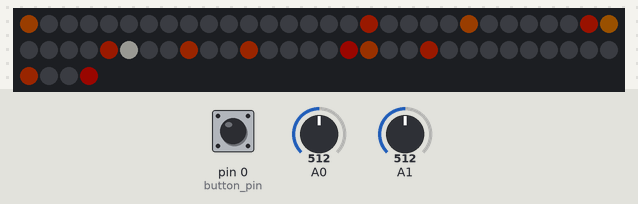
Simulated run of this sketch. Board: Teensy 3. Parts: 64 RGB LEDs in strip order, left to right, continuing on the next row. The inputs (shaded band) are chosen by the test bench; at power-on: pin 0 (button_pin) HIGH, A0 = 512, A1 = 512. Dim RGB values are drawn brighter than linear; random numbers use the default seed unless the sketch sets one; what the sketch prints to the serial monitor is not drawn.

1.3 s: pin 0 (button_pin) pulled LOW for 0.15 s
2.0 s: pin 0 (button_pin) pulled LOW for 1 s
4.5 s: pin 0 (button_pin) pulled LOW for 0.15 s
Above: at 5.9 s.
Timing chart, 0 to 7.5 s (numbered marks = the images above; inputs shaded):
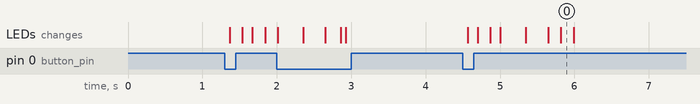

The sketch:

Class_3-firework_animation.ino
```cpp
/*
  draw a lil firework

  1 press button dot goes up
  2 dot turns to bitmap
  3 bitmap is stepped through, as in 0 1 2 3


*/

//This first block is all copy-paste and can be left alone except for brightness it just sets up the library

//led biz begin
#include <WS2812Serial.h>
//we'll be using the Teensy audio library and it doesn't play nicely with neopixels.h or fastled
// so Paul of PJRC made this much more efficient version
const int num_of_leds = 64;
const int pin = 5; // only these pins can be used on the Teensy 3.2:  1, 5, 8, 10, 31
byte drawingMemory[num_of_leds * 3];       //  3 bytes per LED
DMAMEM byte displayMemory[num_of_leds * 12]; // 12 bytes per LED
WS2812Serial leds(num_of_leds, displayMemory, drawingMemory, pin, WS2812_GRB);

//1.0 is VERY bright if you're powering it off of 5V
// this needs to be declared and set to something >0 for the LEDs to work
float max_brightness = 0.1;
//led biz end

unsigned long current_time;
unsigned long prev[8]; //array of 8 variables named "prev"
int shift;
float set_hue;
int xy_sel;
int xy_count;
int x_pot;
int y_pot;
int a1[8] = {10, 20, 30, 40, 50, 60, 70, 80};
int rainbow1;
int test2;

int bitmap1[8][8] = {
  {0, 0, 0, 0, 0, 0, 0, 0},
  {0, 0, 0, 0, 0, 0, 0, 0},
  {0, 0, 0, 0, 0, 0, 0, 0},
  {0, 0, 0, 0, 0, 0, 0, 0},
  {0, 0, 0, 0, 0, 0, 0, 0},
  {0, 0, 0, 0, 0, 0, 0, 0},
  {0, 0, 0, 0, 0, 0, 0, 0},
  {0, 0, 0, 0, 0, 0, 0, 0},
};
int button_pin = 0;
int button_read;
int prev_button_read;
int mode = 0;
int dot_position = 0;
int dot_xy;
int expolosion_timeout;

void setup() {
  leds.begin(); //must be done in setup for the LEDs to work.
  pinMode(button_pin, INPUT_PULLUP);
  analogReadAveraging(64);  //smooth the readings so they jump around less
}


void loop() {
  current_time = millis();
  prev_button_read = button_read;
  button_read = digitalRead(button_pin);

  if (prev_button_read == 1 && button_read == 0) {
    mode = 1;
  }
  if (current_time - prev[2] > 50) {
    prev[2] = current_time;
    if (mode == 2) {
      dot_position = random(64);
      expolosion_timeout++;
      if (expolosion_timeout > 16) {
        mode = 0;
        expolosion_timeout = 0;
        dot_position = 0;
      }
    }
  }

  if (current_time - prev[1] > 150) {
    prev[1] = current_time;
    if (mode == 1) {
      dot_position++;
      if (dot_position > 4) {
        dot_position = 0;
        mode = 2;
      }
    }
  }


  if (current_time - prev[0] > 33) { //33 millis is about 30Hz, aka fps
    prev[0] = current_time;
    Serial.println(dot_xy);
    x_pot = map(analogRead(A0), 0, 1023, 0, 7); //map to just 0-7 to select the column...
    y_pot = map(analogRead(A1), 0, 1023, 0, 7); //..and row
    xy_sel = x_pot + (y_pot * 8); //both of these are combined to set the exact pixel from 0-63

    for ( int x_count = 0; x_count < 8; x_count++) {
      for ( int y_count = 0; y_count < 8; y_count++) {
        xy_count = x_count + (y_count * 8); //goes from 0-63

        if (mode != 2) {
          set_pixel(xy_count, 0, 0, 0); // turn everything off. otherwise the last "frame" swill still show
        }

        if (mode == 1) {
          dot_xy = 4 + (63 - (dot_position * 8));
          set_pixel(dot_xy, 0, 0, 1);
        }
        if (mode == 2) {
          set_pixel(dot_position, random(50) / 500.0, 1, 1);
        }
      }
    }
    leds.show(); // after we've set what we want all the LEDs to be we send the data out through this function
  }

}// loop is over


//This function is a little different than you might see in other libraries but it works pretty similar
// instead of 0-255 you see in other libraries this is all 0-1.0
// you can copy this to the bottom of any code as long as the declarations at the top in "led biz" are done

//set_pixel_HSV(led to change, hue,saturation,value aka brightness)
// led to change is 0-63
// all other are 0.0 to 1.0
// hue - 0 is red, then through the ROYGBIV to 1.0 as red again
// saturation - 0 is fully white, 1 is fully colored.
// value - 0 is off, 1 is the value set by max_brightness
// (it's not called brightness since, unlike in photoshop, we're going from black to fully lit up

//based on https://stackoverflow.com/questions/3018313/algorithm-to-convert-rgb-to-hsv-and-hsv-to-rgb-in-range-0-255-for-both

void set_pixel(int pixel, float fh, float fs, float fv) {
  byte RedLight;
  byte GreenLight;
  byte BlueLight;

  byte h = fh * 255;
  byte s = fs * 255;
  byte v = fv * max_brightness * 255;

  h = (h * 192) / 256;  // 0..191
  unsigned int i = h / 32;   // We want a value of 0 thru 5
  unsigned int f = (h % 32) * 8;   // 'fractional' part of 'i' 0..248 in jumps

  unsigned int sInv = 255 - s;  // 0 -> 0xff, 0xff -> 0
  unsigned int fInv = 255 - f;  // 0 -> 0xff, 0xff -> 0
  byte pv = v * sInv / 256;  // pv will be in range 0 - 255
  byte qv = v * (256 - s * f / 256) / 256;
  byte tv = v * (256 - s * fInv / 256) / 256;

  switch (i) {
    case 0:
      RedLight = v;
      GreenLight = tv;
      BlueLight = pv;
      break;
    case 1:
      RedLight = qv;
      GreenLight = v;
      BlueLight = pv;
      break;
    case 2:
      RedLight = pv;
      GreenLight = v;
      BlueLight = tv;
      break;
    case 3:
      RedLight = pv;
      GreenLight = qv;
      BlueLight = v;
      break;
    case 4:
      RedLight = tv;
      GreenLight = pv;
      BlueLight = v;
      break;
    case 5:
      RedLight = v;
      GreenLight = pv;
      BlueLight = qv;
      break;
  }
  leds.setPixelColor(pixel, RedLight, GreenLight, BlueLight);
}
```

Measured:
- after the input at 4.5 s, the LEDs: first change after 0.06 s (image 0 shows a later state)
